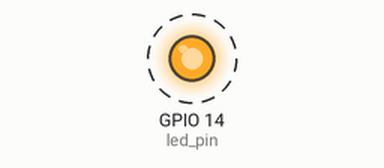
Recording of a program running on a simulated ESP8266 board running MicroPython. Parts: output pins drawn as LEDs (lit = HIGH). Dashed ring = blinking. What the program prints to the serial console is not drawn. At 10.0 s the program stops and its outputs stay as they are.

Above: at 0.5 s.
Timing chart, 0 to 4.6 s (numbered marks = the images above):
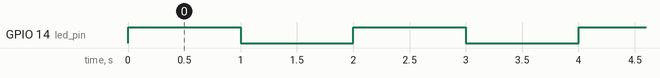

The program:

blink.py
```python
import time
from machine import Pin

led_pin = Pin(14, Pin.OUT)

def start(times=5):
    """
    Blinks LED on Wemos D1 boards
    Pin: 14
    """
    print('Blinking LED on Pin 14 (please press "CTRL + C" to stop)')

    for c in range(times):
        led_pin.on()
        time.sleep(1)
        led_pin.off()
        time.sleep(1)

    print('Blinked {} times'.format(times))

if __name__ == '__main__':
    start()
```

Measured:
- by itself, GPIO 14 (led_pin): alternates HIGH for 1.0 s and LOW for 1.0 s, 10 changes in all, then stays LOW
